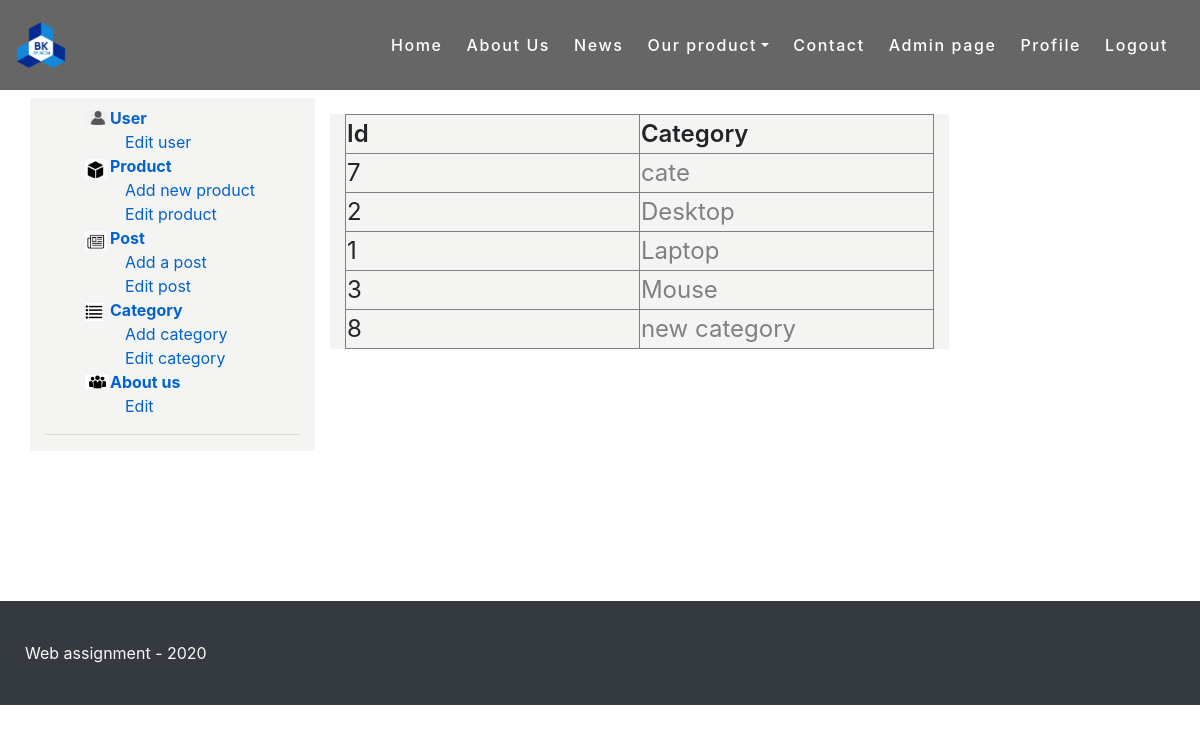
The app's page /admin/category.php (signed in) with its own data.
### tables this page shows
CREATE TABLE `category` (
  `id` int(11) NOT NULL,
  `category` varchar(30) NOT NULL
);

### model/Category.php (called while the page is built, shortened)
<?php
class Category
{
    public function __construct($object)
    {
        if (isset($object->id))
            $this->id = $object->id;
        if (isset($object->category))
            $this->category = $object->category;
    }
    public static function getAll()
    {
        $query = "SELECT * FROM category";
        $result = runQuery($query);
        $response = [];
        while ($row = $result->fetch_object()) {
            array_push($response, new Category($row));
        }
        return $response;
    }
}

### util.php (called while the page is built, shortened)
<?php
$servername = "localhost";
$dBUsername = "root";
$dBPassword = "";
$dBName = "company";
$conn = mysqli_connect($servername, $dBUsername, $dBPassword, $dBName);
function runQuery($query, $param = null, $isSelect = true)
{
    global $conn;
    $stmt = $conn->prepare($query);
    if (!$stmt->execute()) {
        serverErrorResponse($conn->error);
    }
    if ($isSelect)
        return $stmt->get_result();
    else
        return $stmt->affected_rows;
}
?>

### view/admin_category_list_view.php (the view, shortened to what this page needs)
<?php
include $_SERVER['DOCUMENT_ROOT'] . '/LayOut/header.php';
include_once "../LayOut/leftContentAccess.php";
$category_list = Category::getAll();
?>
<div class="col-12 col-md-8 col-lg-9" style="background-color: #F4F4F3;">
    <div class="shop_post_area mt-2">
        <div class="row">
            <div class="col-lg-12">
                <div class="item owl-carousel owl-theme">
                    <table style="width: 100%;" border="1">
                        <tr>
                            <td style="width: 20%; font-weight: 600;">Id</td>
                            <td style="width: 20%; font-weight: 600;">Category</td>
                        </tr>
                        <?php foreach ($category_list as $category){
                            ?>
                            <tr>
                                <td><?php echo $category->id?></td>
                                <td><a href="category.php?id=<?php echo $category->id?>"><?php echo $category->category?></td>
                            </tr>
                            <?php
                        }?>
                    </table>
                </div>
            </div>
        </div>
    </div>
</div>
</div>
</div>
</div>
</div>
</div>
</div>
</div>
</div>
<?php
include $_SERVER['DOCUMENT_ROOT'] . '/LayOut/footer.php';
?>

### Public/styles/indexCss.css (style rules this page uses)
body { overflow-x: hidden; }
tbody tr a { color: gray; }

### Public/styles/addProduct.css (style rules this page uses)
body { font-family: sans-serif; color: #333; overflow-x: hidden; font-size: 14px; }

### records on screen
category: id "7", category "cate"
category: id "2", category "Desktop"
category: id "1", category "Laptop"
category: id "3", category "Mouse"
category: id "8", category "new category"
